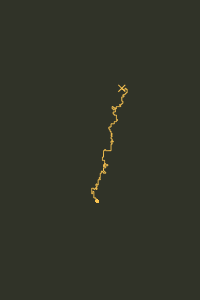

Write the MATLAB code that produced this figure.
% Biased Random Walk Simulation (Upward Bias) - MATLAB Code
clear; close all; clc
% --- Parameters and Initialization ---
rng(42);  % Set random seed for reproducibility

nSteps = 240;                         % Total number of steps in the walk
biasProb = [0.5, 0.1, 0.2, 0.2];       % Probabilities for [Up, Down, Left, Right] sum to 1
biasProb = biasProb / sum(biasProb);   % Ensure they sum to 1 (normalized)

avoidRecent = 100;  % (Optional) length of recent-memory to avoid revisiting (0 to disable)
recentPositions = [];  % initialize recent positions list

% Starting position (origin)
x = 0; 
y = 0;
pathX = zeros(nSteps+1, 1); 
pathY = zeros(nSteps+1, 1);
pathX(1) = x;
pathY(1) = y;

% --- Random Walk Simulation Loop ---
for i = 1:nSteps
    % Generate a random direction based on bias probabilities
    r = rand;
    if r < biasProb(1)
        stepDir = 'up';
    elseif r < biasProb(1) + biasProb(2)
        stepDir = 'down';
    elseif r < biasProb(1) + biasProb(2) + biasProb(3)
        stepDir = 'left';
    else
        stepDir = 'right';
    end

    % Determine the next position based on chosen direction
    switch stepDir
        case 'up'
            newX = x;
            newY = y + 1;
        case 'down'
            newX = x;
            newY = y - 1;
        case 'left'
            newX = x - 1;
            newY = y;
        case 'right'
            newX = x + 1;
            newY = y;
    end

    % Optional: Avoid revisiting very recent positions 
    if avoidRecent > 0
        % If the new position is in the recent memory list, 
        % choose a different direction (re-roll) up to a few tries.
        rerollCount = 0;
        while rerollCount < 10 && ~isempty(recentPositions) && any( newX == recentPositions(:,1) & newY == recentPositions(:,2) )
            r = rand;
            if r < biasProb(1)
                stepDir = 'up';
                newX = x; newY = y + 1;
            elseif r < biasProb(1) + biasProb(2)
                stepDir = 'down';
                newX = x; newY = y - 1;
            elseif r < biasProb(1) + biasProb(2) + biasProb(3)
                stepDir = 'left';
                newX = x - 1; newY = y;
            else
                stepDir = 'right';
                newX = x + 1; newY = y;
            end
            rerollCount = rerollCount + 1;
        end
    end

    % Update the current position to the new position
    x = newX;
    y = newY;
    pathX(i+1) = x;
    pathY(i+1) = y;

    % Update recent positions memory
    if avoidRecent > 0
        recentPositions = [recentPositions; x, y];
        if size(recentPositions, 1) > avoidRecent
            % Keep only the last 'avoidRecent' entries
            recentPositions(1, :) = [];
        end
    end
end
if ~strcmp(stepDir, 'up')
    nSteps = nSteps + 1;
    pathX(nSteps) = pathX(nSteps-1);
    pathY(nSteps) = pathY(nSteps-1) + 1;
end

% --- Plotting the Path ---
fig = figure('Color', [48 51 40]/255);            % Create figure with black background
axes('Color', [48 51 40]/255);                    % Set axes background to black
plot(pathX, pathY, '-','Color',[249 195 80]/255, 'LineWidth', 0.5);  % Plot yellow line
hold on
plot(pathX(1), pathY(1), '.','Color',[249 195 80]/255, 'LineWidth', 0.5, 'MarkerSize',10)
plot(pathX(end), pathY(end), 'x','Color',[249 195 80]/255, 'LineWidth', 0.5, 'MarkerSize',5)
axis equal off;                        % Equal scaling for x and y, turn off axes/ticks
axis tight

% --- Printing the figure ---
% Specify window units
set(fig, 'units', 'inches')
% Change figure and paper size
set(fig, 'Position', [0.1 0.1 2 3], 'PaperPosition', [0.1 0.1 2 3],...
    'InvertHardcopy', 'off')
print(fig, '-dpng', 'hamming_art_science_01.png', '-r1200')
disp('Random Walk done!')